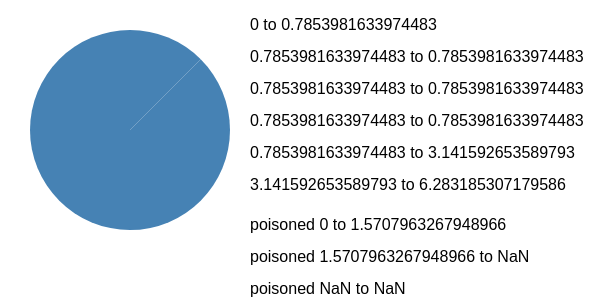

This figure's Vega-Lite source:
### Vega specification from a JSON file in a GitHub repository (floating-point values rounded to 4 significant figures)
{"$schema": "https://vega.github.io/schema/vega/v6.json", "description": "A pie's arithmetic is two different readings of the same column, and both are JavaScript's. The **total** is d3's `sum`, which coerces and then keeps only what is truthy — `if (value = +value) sum += value` — so a null, an empty cell, a zero and a word all contribute nothing to it. The **slice** is `a += v * k` with the *raw* value, so `null * k` is `0` and an empty cell is `0`, each leaving a slice of no width and the next one where it was; a **word** is `NaN`, and since the angle accumulates, every slice after it is NaN too. This engine read the column with a parser that answers NaN for a null, so a null did not merely draw nothing — it poisoned the running angle and the rest of the pie vanished with it. The three rows that are not numbers are here in one chart because their answers differ from one another: two of them are zero and the third is the end of the drawing.", "width": 260, "height": 120, "padding": 5, "data": [{"name": "t", "values": [{"v": 1, "n": 0}, {"v": null, "n": 1}, {"v": "", "n": 2}, {"v": 0, "n": 3}, {"v": 3, "n": 4}, {"v": 4, "n": 5}], "transform": [{"type": "pie", "field": "v"}]}, {"name": "poisoned", "values": [{"v": 1, "n": 0}, {"v": "abc", "n": 1}, {"v": 3, "n": 2}], "transform": [{"type": "pie", "field": "v"}]}], "marks": [{"type": "arc", "from": {"data": "t"}, "encode": {"enter": {"x": {"value": 60}, "y": {"value": 60}, "startAngle": {"field": "startAngle"}, "endAngle": {"field": "endAngle"}, "outerRadius": {"value": 50}, "fill": {"value": "steelblue"}}}}, {"type": "text", "from": {"data": "t"}, "encode": {"enter": {"x": {"value": 120}, "y": {"signal": "16 * datum.n + 4"}, "text": {"signal": "datum.startAngle + ' to ' + datum.endAngle"}, "fontSize": {"value": 8}, "baseline": {"value": "top"}}}}, {"type": "text", "from": {"data": "poisoned"}, "encode": {"enter": {"x": {"value": 120}, "y": {"signal": "16 * datum.n + 104"}, "text": {"signal": "'poisoned ' + datum.startAngle + ' to ' + datum.endAngle"}, "fontSize": {"value": 8}, "baseline": {"value": "top"}}}}]}
